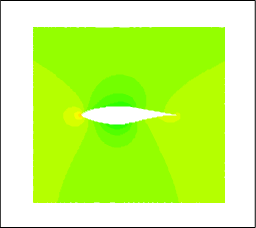
#> input picture AI/lab_AI/test_img/asdf.png, 256 x 228 px, found by its file name; its folder holds 6 pictures in this run
$ jupyter execute --allow-errors preprocessing_image.ipynb   (older library calls are emulated)
#> lines starting #> are read from the running program, lines starting #| are printed output that depends on the picture; pictures that were not available may be replaced by others from this repository, and a replacement may not be noted
[cell 1]
import os
import sys
from keras.preprocessing import image

img_dir = 'D:/practice/AI/lab_AI/test_img'
img_path = os.path.join(img_dir,'s809_106_0.5.png' )
img_path2 = os.path.join(img_dir,'asdf.png' )
len(os.listdir(img_dir))
os.listdir(img_dir)[:10]

#> (the rest of this cell did not finish here and is left out)

[cell 2]
from keras.datasets import mnist
from keras.utils import np_utils
import matplotlib.pyplot as plt
import sys
#> (the rest of this cell did not finish here and is left out)

[cell 3]
# 256 x 228 image
from PIL import Image

a = Image.open("asdf.png")
#> a is the input picture: PIL image 256x228 RGB; mean R, G, B 196.8, 251, 108.1

crop_img = a.crop([34,27,226,203])
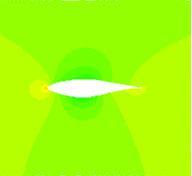
#> crop_img: PIL image 192x176 RGB; mean R, G, B 161.8, 255, 9.4
crop_img.show()
crop_img

#> (a cell that did not finish here is left out)

[cell 5]
# 1049 x 933 image
b = Image.open("test2.png")
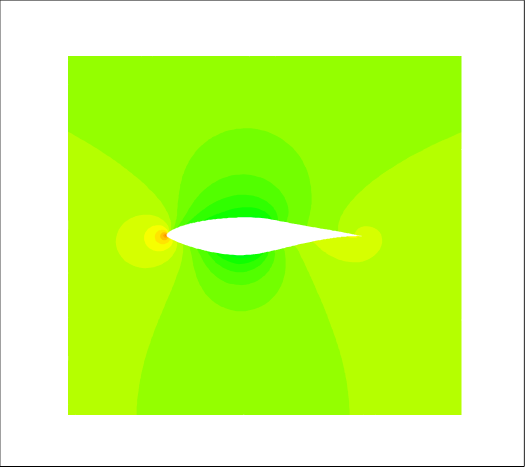
#> input picture AI/lab_AI/test_img/s809_106_0.25.png, 1049 x 933 px, given in place of test2.png, which was not available (shown at 1/2 size)
#> b is the input picture: PIL image 1049x933 RGB; mean R, G, B 199.1, 254, 111.3

crop_img2 = b.crop([136, 112, 917, 823])
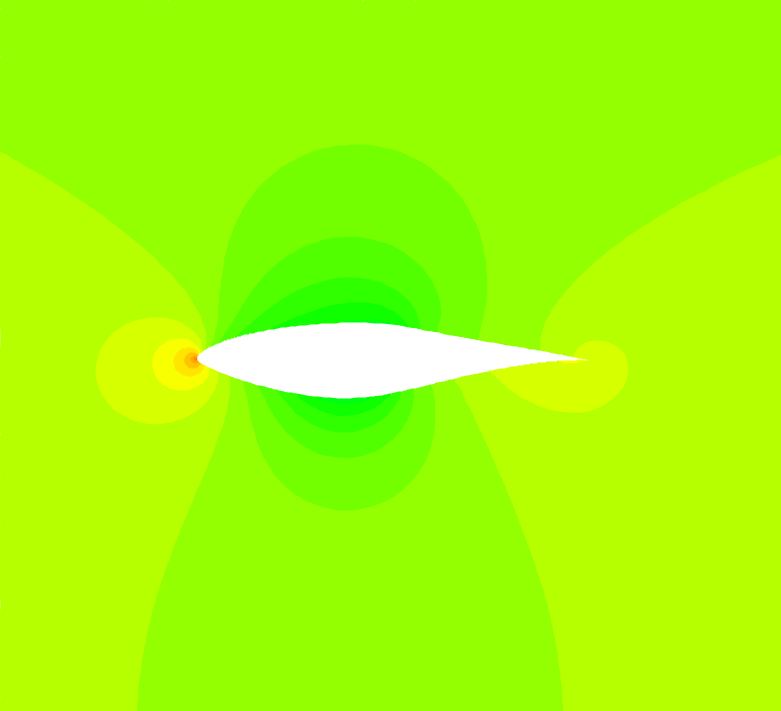
#> crop_img2: PIL image 781x711 RGB; mean R, G, B 159.7, 255, 8
crop_img2.show()
crop_img2

[cell 6]
import os,sys
from PIL import Image

current_path = os.path.abspath('')
image_path = os.path.join(current_path, "test_img")
modified_path = os.path.join(current_path, "test_img2")


"""
이미지를 재단하는 함수
"""
def crop_img(image_path,modified_path):


    files = os.listdir(image_path)
    select = re.compile("([a-zA-Z0-9_\s\.]+(?=\_pic))")

    for file in files:
        if select.match(str(file)) == None:
            name = str(file)
            os.chdir(image_path)
            img = Image.open(file)

            img = img.crop([136, 112, 917, 823])

            os.chdir(modified_path)
            img.save(name, "PNG")
            os.chdir('..')
        else:
            name = str(file)
            os.chdir(image_path)
            img = Image.open(file)

            img = img.crop([214.5, 290.5, 834, 642])

            os.chdir(modified_path)
            img.save(name, "PNG")
            os.chdir('..')

"""
주피터는 vscode와 다르게 함수가 실행된 후의 진행상황이 보관되는거같다.
그래서 디렉토리 변경 로그가 남아 한번 실행하면 더이상 사용못하는 상황이되서
초기화 과정이 필수적으로 들어가야만 하는거 같다.
"""
#> (the rest of this cell did not finish here and is left out)

[cell 7]
import numpy as np
import re

"""
정규식이 들어간이유
현재 저장된 이미지는 회색이미지와 색이 들어간 이미지가 함께 들어가있다
회색이미지는 rgb값이 필요가 없기때문에 이 방식으로 전처리하지않고
다른 방법으로 전처리 할 예정이다.
"""
def img_preprocessing(image_path):
    #배열 선언 및 초기화
#> called with image_path = 'AI/lab_AI/test_img2'
    save = []
    files = os.listdir(image_path)
    #정규식 _pic이 포함이 안되있으면 none을 배출한다.
    select = re.compile("([a-zA-Z0-9_\s\.]+(?=\_pic))")

    for file in files:
        if select.match(str(file)) == None:
            os.chdir(image_path)
            #패스에서 이미지 불러오기
            img = Image.open(file)
            #이미지를 배열로 변환
            img_tensor = image.img_to_array(img)
            print(img_tensor.shape)
            #배열로 변환된 이미지는 (x픽셀, y픽셀, rgb)의 형태로 재정의된다.
            #3차원 배열을 1차원 배열로 변환 시키기 위해 reshape함수를 이용하여 변환
            #변환후 값을 0~1사이의 값으로 변환하기 위해 255로 나누어준다.
            img_train = img_tensor.reshape(1665873).astype('float64')/ 255
            #생성된 배열을 미리 정의해둔 배열에 추가
            save.append(img_train)
            #경로 초기화
            os.chdir('..')
        else:
            continue

    #생성된 배열을 csv파일 형식으로 현재 디렉토리에 저장한다.
    np.savetxt('saved.csv', save, delimiter=',')

img_preprocessing(modified_path)
#> (the call stopped at in img_preprocessing, `img_tensor = image.img_to_array(img)`: keras is not available in this run)

[cell 8]
import numpy as np
import re

def img_preprocessing(image_path):
    #배열 선언 및 초기화
#> called with image_path = 'AI/lab_AI/test_img2'
    save = []
    files = os.listdir(image_path)
    #정규식 _pic이 포함이 안되있으면 none을 배출한다.
    select = re.compile("([a-zA-Z0-9_\s\.]+(?=\_pic))")

    for file in files:
        if select.match(str(file)) == None:
            print(str(file))
        else:
            continue

img_preprocessing(modified_path)

[cell 9]
import cv2
"""
순서는 opencv로 컬러사진 불러오기 -> 그레이 스케일로 불러오기 -> 이진화 순서로 진행됨
검은색은 0, 흰색은 255로 불러와진다. 255로 나누면 0,1로 이루어진 배열로 형성


"""
files = os.listdir(modified_path)
os.chdir(modified_path)
#> (the rest of this cell did not finish here and is left out)

[cell 10]
current_path = os.path.abspath('')
binary_img_path = os.path.join(current_path,"binary")
modified_path = os.path.join(current_path, "test_img2")
def img_preprocessing_binary(image_path):
    #배열 선언 및 초기화
    save = []

    files = os.listdir(image_path)
    #정규식 _pic이 포함이 안되있으면 none을 배출한다.
    select = re.compile("([a-zA-Z0-9_\s\.]+(?=\_pic))")

    for file in files:
        if select.match(str(file)) != None:
            os.chdir(image_path)
            img_color  = cv2.imread(file, cv2.IMREAD_COLOR)
            img_gray = cv2.cvtColor(img_color, cv2.COLOR_BGR2GRAY)
            ret, img_binary = cv2.threshold(img_gray, 212, 255, cv2.THRESH_BINARY)

            os.chdir(binary_img_path)
            cv2.imwrite(str(file),img_binary)
            os.chdir('..')
            #경로 초기화

        else:
            continue

    #생성된 배열을 csv파일 형식으로 현재 디렉토리에 저장한다.


img_preprocessing_binary(modified_path)

#> (a cell that did not finish here is left out)

[cell 12]
def img_preprocessing_edge(image_path):
    #배열 선언 및 초기화
    save = []
    edge_img_path = os.path.join(current_path,"edge")
    files = os.listdir(image_path)
    #정규식 _pic이 포함이 안되있으면 none을 배출한다.
    select = re.compile("([a-zA-Z0-9_\s\.]+(?=\_pic))")

    for file in files:
        if select.match(str(file)) != None:
            os.chdir(image_path)
            img_color  = cv2.imread(file, cv2.IMREAD_COLOR)
            img_gray = cv2.cvtColor(img_color, cv2.COLOR_BGR2GRAY)
            canny = cv2.Canny(img_gray, 100, 255)
            img_train = canny.reshape(220100).astype('float64')/ 255
            #생성된 배열을 미리 정의해둔 배열에 추가
            save.append(img_train)
            os.chdir(edge_img_path)
            cv2.imwrite(str(file),canny)
            #경로 초기화
            os.chdir('..')
        else:
            continue

    #생성된 배열을 csv파일 형식으로 현재 디렉토리에 저장한다.
    np.savetxt('saved_edge.csv', save, delimiter=',')

img_preprocessing_edge(modified_path)

[cell 13]
def img_preprocessing_binary2(image_path):
    #배열 선언 및 초기화
    save = []
    binary_img_path = os.path.join(current_path,"binary")
    files = os.listdir(image_path)
    #정규식 _pic이 포함이 안되있으면 none을 배출한다.
    select = re.compile("([a-zA-Z0-9_\s\.]+(?=\_pic))")

    for file in files:
        if select.match(str(file)) != None:
            os.chdir(image_path)
            img_color  = cv2.imread(file, cv2.IMREAD_COLOR)
            img_gray = cv2.cvtColor(img_color, cv2.COLOR_BGR2GRAY)
            ret, img_binary = cv2.threshold(img_gray, 212, 255, cv2.THRESH_BINARY)

            os.chdir(binary_img_path)
            cv2.imwrite(str(file),img_binary)
            #경로 초기화
            os.chdir('..')
            img_binary = np.array(img_binary)
            print(img_binary)
        else:
            continue

img_preprocessing_binary2(modified_path)

[cell 14]
import numpy as np
import re


binary_img_path = os.path.join(current_path,"binary")
def img_preprocessing(image_path):
    #배열 선언 및 초기화
#> `input_img = input_img.resize((256, 256))`:
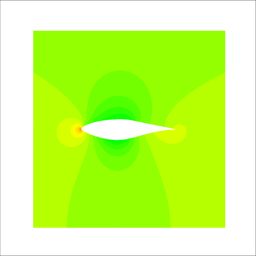
#> input_img: PIL image 256x256 RGB; mean R, G, B 199.2, 254.2, 111.5
    save = []
    files = os.listdir(image_path)
    #정규식 _pic이 포함이 안되있으면 none을 배출한다.
    select = re.compile("([a-zA-Z0-9_\s\.]+(?=\_pic))")
    img_input = []
    i = 0
    for file in files:
        os.chdir(image_path)
        img = Image.open(file)
        img_input.insert(i, np.array(img))
        save.append(img_input)
        os.chdir('..')
        i += 1
    img_input = np.array(img_input, dtype= "float32")
    img_input /= 255.0
    np.savetxt('saved.csv', save, delimiter=',')

#> (the rest of this cell did not finish here and is left out)

[cell 15]
import numpy as np
import re
from sklearn.model_selection import train_test_split

binary_img_path = os.path.join(current_path,"binary")
#> (the rest of this cell did not finish here and is left out)

[cell 16]
"""
전처리 후 npy파일로 저장하기위한 코드
test_1 행렬 형태 [인덱스, in_height, in_width, color, Rey, target_1dimension]
입력은 이미지 형태로 CNN 모델을 지나고 출력은 1차원 행렬
1차원 행렬을 reshape를 이용하여 변형하여 이미지로 출력하는게 목표
xtrain,xtest,xvalid,xvalid_test,ytrain,ytest 형태로 이용될 예정
일단 사이즈는 강제로 256,256으로 변환시키는 방식
"""
import numpy as np
import re
import os
from PIL import Image
from keras.preprocessing.image import img_to_array
current_path = os.path.abspath('')
input_img_path = os.path.join(current_path,"binary")
target_img_path = os.path.join(current_path,"target_img")
#> (the rest of this cell did not finish here and is left out)

#> (a cell that did not finish here is left out)

[cell 18]
"""
전처리 후 npy파일로 저장하기위한 코드
test_1 행렬 형태 [인덱스, in_height, in_width, color, Rey, target_1dimension]
입력은 이미지 형태로 CNN 모델을 지나고 출력은 1차원 행렬
1차원 행렬을 reshape를 이용하여 변형하여 이미지로 출력하는게 목표
xtrain,xtest,xvalid,xvalid_test,ytrain,ytest 형태로 이용될 예정
일단 사이즈는 강제로 256,256으로 변환시키는 방식
"""
import numpy as np
import re
import os
from PIL import Image
from keras.preprocessing.image import img_to_array
current_path = os.path.abspath('')
input_img_path = os.path.join(current_path,"binary")
target_img_path = os.path.join(current_path,"target_img")
#> (the rest of this cell did not finish here and is left out)

#> (a cell that did not finish here is left out)

[cell 20]
"""
전처리 후 npy파일로 저장하기위한 코드
test_1 행렬 형태 [인덱스, in_height, in_width, color, Rey, target_1dimension]
입력은 이미지 형태로 CNN 모델을 지나고 출력은 1차원 행렬
1차원 행렬을 reshape를 이용하여 변형하여 이미지로 출력하는게 목표
xtrain,xtest,xvalid,xvalid_test,ytrain,ytest 형태로 이용될 예정
일단 사이즈는 강제로 256,256으로 변환시키는 방식
"""
import numpy as np
import re
import os
from PIL import Image
from keras.preprocessing.image import img_to_array
current_path = os.path.abspath('')
input_img_path = os.path.join(current_path,"input_img")
target_img_path = os.path.join(current_path,"target_img")
input_files = os.listdir(input_img_path)
target_files = os.listdir(target_img_path)
datasets = []
i = 0
test_data = np.array([])
#> (the rest of this cell did not finish here and is left out)
